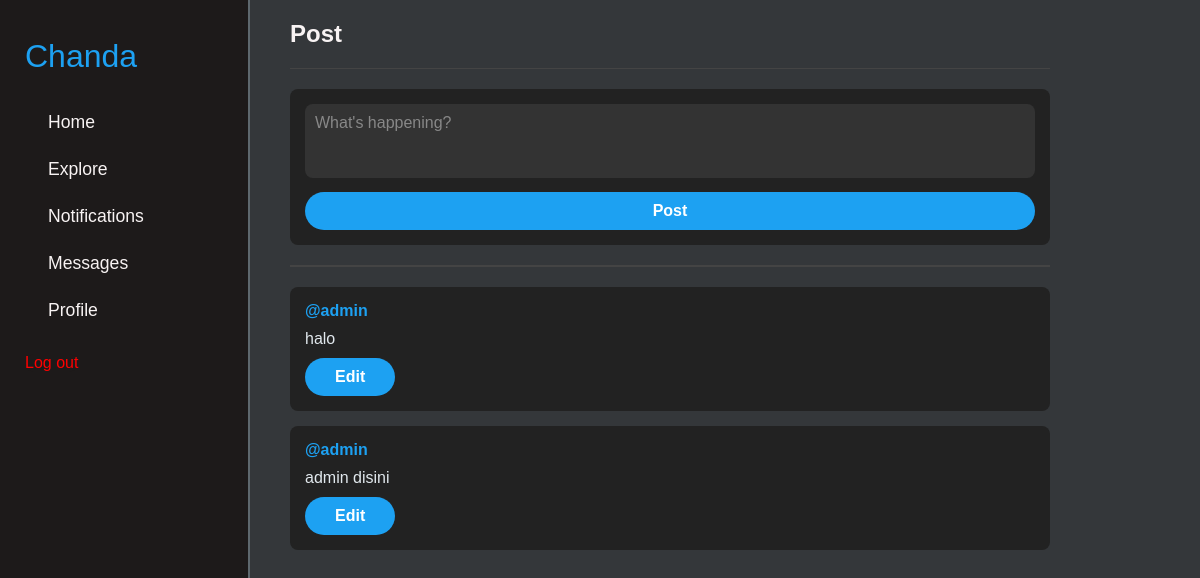
The app's page /home (signed in), older data.
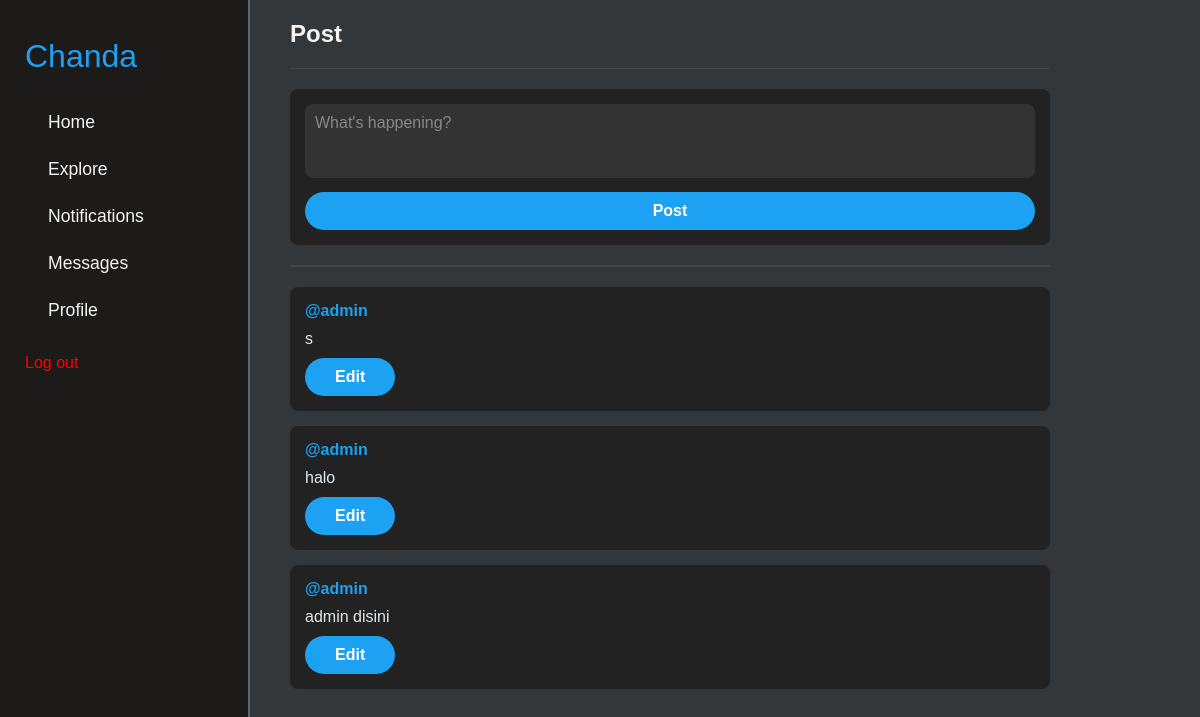
The same page, newer data.
### twtcloneapp/models.py (models this page shows)
class Data(models.Model) :
    username = models.CharField(max_length=150, default="")
    content = models.TextField(default="")
    user = models.ForeignKey(User, on_delete=models.CASCADE, related_name="posts", null=True, blank=True) # buat hapus post kalau akun user dihapus

### twtcloneapp/views.py (the view)
# urls.py: path('home', Homepage.as_view(), name='homepage'),
@method_decorator(login_required(login_url='login'), name='dispatch')
class Homepage(APIView) :
    def get(self, request) :
        items = Data.objects.all()
        items = list(items)
        items.reverse()
        serializer = Data_Serializer(items, many=True)
        return render(request, 'twtcloneapp/index.html', {'items' : serializer.data})

### twtcloneapp/templates/twtcloneapp/index.html (shortened to what this page needs)
<!DOCTYPE html>
<html lang="en">
<head>
    <link rel='stylesheet'
        href='https://cdn-uicons.flaticon.com/2.6.0/uicons-regular-straight/css/uicons-regular-straight.css'>
    <link href="https://cdnjs.cloudflare.com/ajax/libs/font-awesome/5.15.3/css/all.min.css" rel="stylesheet">
</head>
<body>
    <div class="navbar">
        <div class="logo"><span class="logo-icon"><i class="fi fi-rs-teddy-bear"></span></i> Chanda</div>
        <a href="#home"><span class="icon"></span>Home</a>
        <a href="#explore"><span class="icon"></span>Explore</a>
        <a href="#notifications"><span class="icon"></span>Notifications</a>
        <a href="#messages"><span class="icon"></span>Messages</a>
        <a href="#profile"><span class="icon"></span>Profile</a>
        <form action="{% url 'logout' %}" method="post">
            <button type="submit" class="logout-btn">Log out</button>
        </form>
    </div>
    <div class="main-content">
        <header>Post</header>
        <div class="post-form">
            <form action="{% url 'crud' %}" method="post">
                <textarea name="content" placeholder="What's happening?" rows="3" required maxlength="280"></textarea>
                <button type="submit" class="tweet-btn">Post</button>
            </form>
        </div>
        <hr style="border: 1px solid #444; margin: 20px 0;">
        {% for item in items %}
        <div class="tweet">
            <div class="username">@{{ item.username }}</div>
            <div class="content">{{ item.content }}</div>
            {% if item.username == request.user.username %}
            <div class="tweet-edit-btn">
                <form action="{% url 'crud2' item.id %}" method="get" style="display: inline;">
                    <button type="submit" class="tweet-btn">Edit</button>
                </form>
            </div>
            {% endif %}
        </div>
        {% endfor %}
</body>
</html>

Row changes from the older to the newer data that the page shows:
added Data: username "admin"
Text that changed along with them:
new list line: "@ s Edit"
